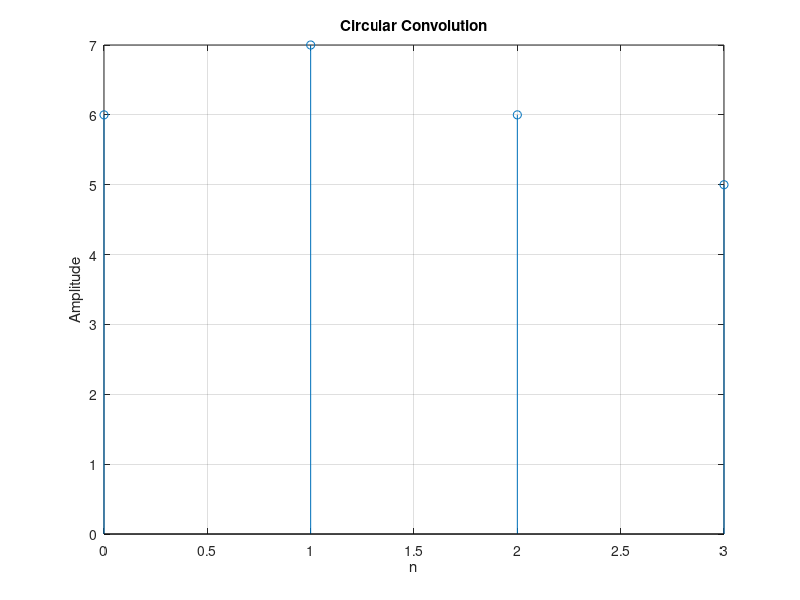
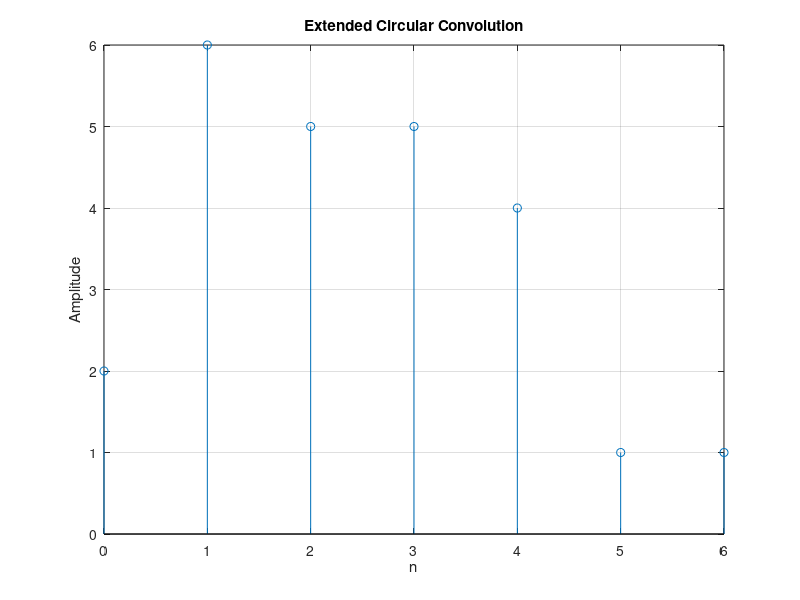
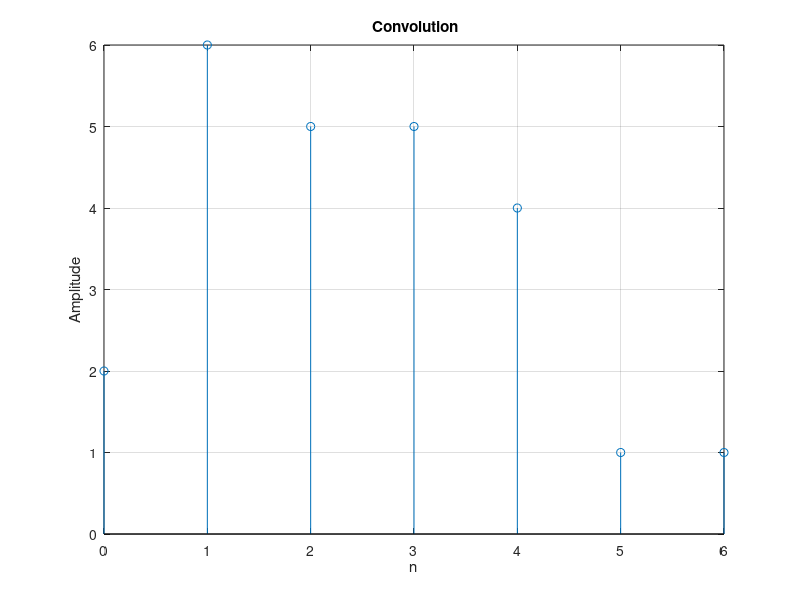
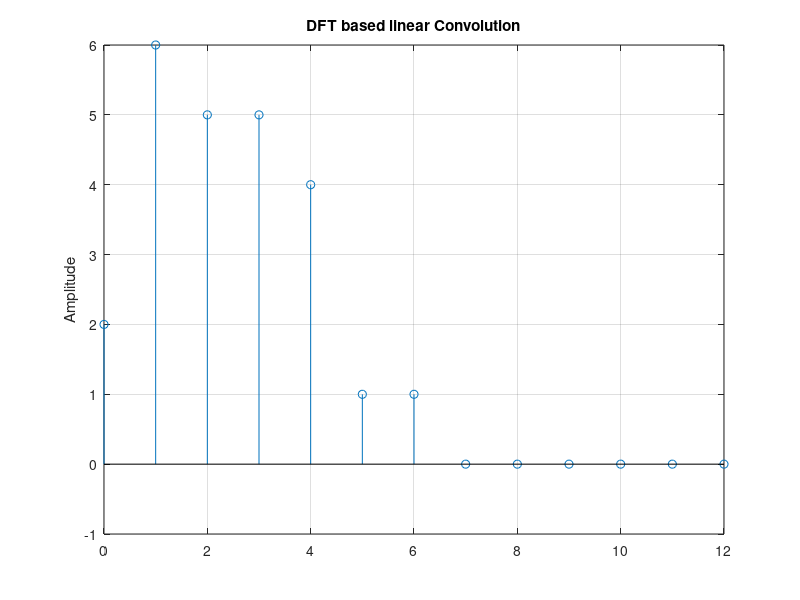

MATLAB code for these plots, in order:
x=[1 2 0 1];
h=[2 2 1 1];
L1=length(x);
L2=length(h);
YC=zeros(1,L1);
h_toprow=[h(1) h(L2:-1:2)];
temp=0;
for k=1:L1
    h_shift=circshift(h_toprow',k-1)';
    temp=x.*h_shift;
    YC(k)=sum(temp);
end
figure(1)
n=0:L1-1;
stem(n,YC);
grid;
xlabel('n');
ylabel('Amplitude');
title('Circular Convolution');
%zero padding
xe=[x zeros(1,3)];
he=[h,zeros(1,3)];
L1=length(xe);
L2=length(he);
YL=zeros(1,L1);
he_toprow=[he(1) he(L2:-1:2)];
temp=0;
for k=1:L1
    he_shift=circshift(he_toprow',k-1)';
    temp=xe.*he_shift;
    YL(k)=sum(temp);
end
figure(2)
n=0:L1-1;
stem(n,YL);
grid;
xlabel('n');
ylabel('Amplitude');
title('Extended Circular Convolution');


Y_linear=conv(x,h);
n2=0:length(Y_linear)-1
figure(3);
stem(n2,Y_linear);
grid;
xlabel('n');
ylabel('Amplitude');
title(' Convolution');


L6=length(xe)+length(he)-1;
Xe=fft(xe,L6);
He=fft(he,L6);
y1=ifft(Xe.*He);
n3=0:L6-1;
figure(4);
stem(n3,y1);
grid;
ylabel('Amplitude');
title('DFT based linear Convolution');

